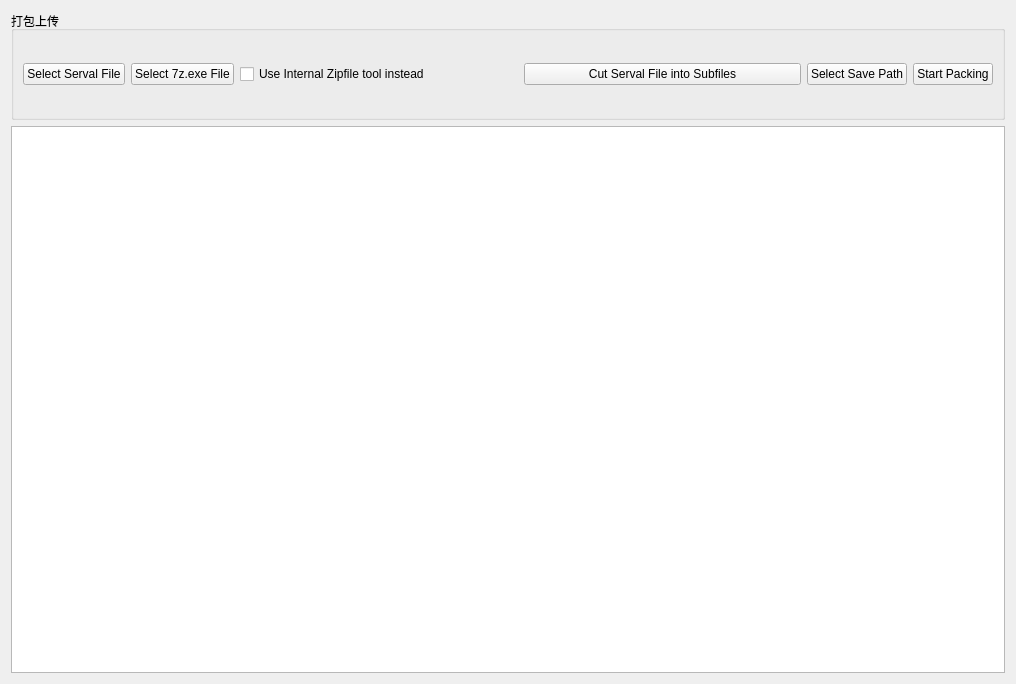
<?xml version="1.0" encoding="UTF-8"?>
<ui version="4.0">
 <class>zippanel</class>
 <widget class="QWidget" name="zippanel">
  <property name="geometry">
   <rect>
    <x>0</x>
    <y>0</y>
    <width>1016</width>
    <height>684</height>
   </rect>
  </property>
  <property name="windowTitle">
   <string>zip</string>
  </property>
  <layout class="QVBoxLayout" name="verticalLayout" stretch="1,5">
   <item>
    <widget class="QGroupBox" name="groupBtn">
     <property name="title">
      <string>打包上传</string>
     </property>
     <layout class="QHBoxLayout" name="horizontalLayout">
      <item>
       <widget class="QPushButton" name="btnServal">
        <property name="sizePolicy">
         <sizepolicy hsizetype="Fixed" vsizetype="Fixed">
          <horstretch>0</horstretch>
          <verstretch>0</verstretch>
         </sizepolicy>
        </property>
        <property name="text">
         <string>Select Serval File</string>
        </property>
       </widget>
      </item>
      <item>
       <widget class="QPushButton" name="btnZipTool">
        <property name="sizePolicy">
         <sizepolicy hsizetype="Fixed" vsizetype="Fixed">
          <horstretch>0</horstretch>
          <verstretch>0</verstretch>
         </sizepolicy>
        </property>
        <property name="text">
         <string>Select 7z.exe File</string>
        </property>
       </widget>
      </item>
      <item>
       <widget class="QCheckBox" name="checkUsing7z">
        <property name="text">
         <string>Use Internal Zipfile tool instead</string>
        </property>
       </widget>
      </item>
      <item>
       <widget class="QPushButton" name="btnCut">
        <property name="text">
         <string>Cut Serval File into Subfiles</string>
        </property>
       </widget>
      </item>
      <item>
       <widget class="QPushButton" name="btnSave">
        <property name="sizePolicy">
         <sizepolicy hsizetype="Fixed" vsizetype="Fixed">
          <horstretch>0</horstretch>
          <verstretch>0</verstretch>
         </sizepolicy>
        </property>
        <property name="text">
         <string>Select Save Path</string>
        </property>
       </widget>
      </item>
      <item>
       <widget class="QPushButton" name="btnStart">
        <property name="sizePolicy">
         <sizepolicy hsizetype="Fixed" vsizetype="Fixed">
          <horstretch>0</horstretch>
          <verstretch>0</verstretch>
         </sizepolicy>
        </property>
        <property name="text">
         <string>Start Packing</string>
        </property>
       </widget>
      </item>
     </layout>
    </widget>
   </item>
   <item>
    <widget class="QPlainTextEdit" name="txtOut"/>
   </item>
  </layout>
 </widget>
 <resources/>
 <connections/>
</ui>
